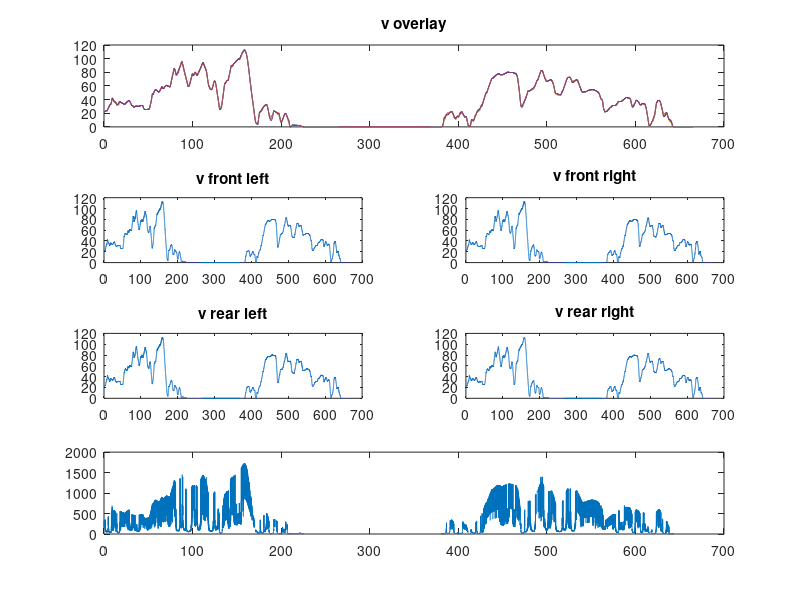

Write the MATLAB code that produced this figure.
load('curve.mat');
figure

subplot(4,2,[1 2]);
plot(tv, vfl, tv, vfr, tv, vrl, tv, vrr);
title('v overlay');

subplot(4,2,3);
plot(tv, vfl);
title('v front left');

subplot(4,2,4);
plot(tv, vfr);
title('v front right');

subplot(4,2,5);
plot(tv, vrl);
title('v rear left');

subplot(4,2,6);
plot(tv, vrr);
title('v rear right');

subplot(4,2,[7 8]);
title('steering wheel signal');
plot(tv, sw);

%Berechnung Kurvenradius bei Zeitpunkt allen Zeitpunkten
%Rrl = (w+1)/(Vrr/Vrl)
w = 1.53;
Vrl = vrl(1); 
Vrr = vrr(1);
Rrl = (w)./((vrr./vrl)-1);
B = 2.65;
Rfl = (B.^2+Rrl.^2).^0.5;
plot(tv,Rfl);
vfl1 = vfl(1);



